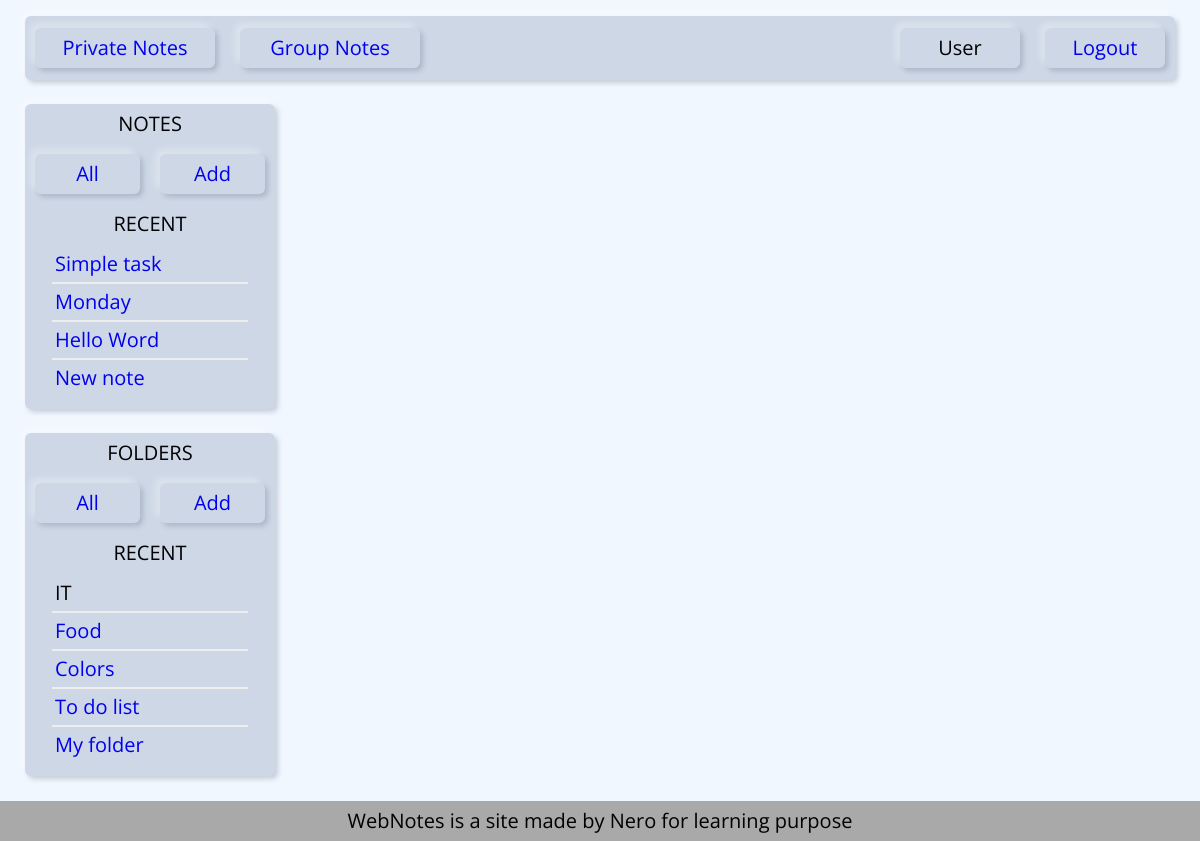
Page /private_folders/user/it/ (signed in) on the committed database.
### notes/models.py (models this page shows, shortened)
class Note(models.Model):
    title = models.CharField(max_length=50)
    slug = models.SlugField(max_length=255, db_index=True)
    content = models.TextField()
    icon = models.ImageField(upload_to='photos/%Y/%m/%d/', blank=True)
    time_created = models.DateTimeField(auto_now_add=True)
    time_updated = models.DateTimeField(auto_now=True)
    user = models.ForeignKey(User, on_delete=models.PROTECT)
    folder = models.ForeignKey('Folder', on_delete=models.CASCADE, blank=True, null=True)
    def __str__(self):
        return self.title
    def get_url(self, template):
        return reverse(template, kwargs={'username': self.user.username, 'note_slug': self.slug})
    def get_absolute_url(self):
        return self.get_url('show_note')
    class Meta:
        ordering = ['-time_updated']

class Folder(models.Model):
    title = models.CharField(max_length=50)
    slug = models.SlugField(max_length=255, db_index=True)
    user = models.ForeignKey(User, on_delete=models.PROTECT)
    time_created = models.DateTimeField(auto_now_add=True)
    time_updated = models.DateTimeField(auto_now=True)
    def __str__(self):
        return self.title
    def get_absolute_url(self):
        return reverse('show_folder', kwargs={'username': self.user.username, 'folder_slug': self.slug})
    class Meta:
        ordering = ['-time_updated']

### notes/views.py (the view)
# urls.py: path('private_folders/<slug:username>/<slug:folder_slug>/', ShowFolder.as_view(), name='show_folder'),
class ShowFolder(LoginRequiredMixin, DataMixin, ListView):
    model = Note
    template_name = 'notes/private_notes.html'
    context_object_name = 'folder_notes'
    def get_context_data(self, *, object_list=None, **kwargs):
        context = super().get_context_data(**kwargs)
        f = Folder.objects.get(user=self.request.user.id, slug=self.kwargs.get('folder_slug', None))
        c_def = self.get_user_context(title='Folder: ' + str(f.title), folder_selected=f.pk, is_folder=True)
        return dict(list(context.items()) + list(c_def.items()))
    def get_queryset(self):
        return Note.objects.filter(user__username=self.kwargs['username'],
                                   folder__slug=self.kwargs['folder_slug']
                                   ).select_related('user').select_related('folder')
    def get(self,  *args, **kwargs):
        try:
            return super().get(self,  *args, **kwargs)
        except Folder.DoesNotExist:
            raise Http404('No such folder')

### notes/utils.py (called while the page is built)
    @staticmethod
    def get_sidebar_manu(context_item, sidebar_menu):
        m = sidebar_menu.copy()
        if len(context_item) == 0:
            m.pop(0)
        return m

    def get_user_context(self, **kwargs):
        context = kwargs
        context['menu'] = menu
        self.kwargs['username'] = self.request.user
        context['sidebar_notes'] = Note.objects.filter(user__username=
                                                       self.kwargs['username']).select_related('user')[:5]
        context['sidebar_folders'] = Folder.objects.filter(user__username=
                                                           self.kwargs['username']).select_related('user')[:5]
        context['sidebar_notes_menu'] = self.get_sidebar_manu(context['sidebar_notes'], sidebar_notes_menu)
        context['sidebar_folder_menu'] = self.get_sidebar_manu(context['sidebar_folders'], sidebar_folder_menu)
        return context

### notes/templates/notes/private_notes.html (shortened to what this page needs)
{% extends 'notes/base.html' %}
{% block sidebar %}
    <aside class="container-sidebar">
            <ul class="sidebar">
                <li class="sidebar-text">notes</li>
                <li class="sidebar-wrapper">
                    {% for m in sidebar_notes_menu %}
                        {% if selected == m.url_name %}
                            <a href="{% url m.url_name %}" class="item sidebar-item selected">{{ m.name }}</a>
                        {% else %}
                            <a href="{% url m.url_name %}" class="item sidebar-item not-selected">{{ m.name }}</a>
                        {% endif %}
                    {% endfor %}
                </li>
                {% if sidebar_notes|length > 0 %}
                    <li class="sidebar-text">recent</li>
                {% endif %}
                {% for n in sidebar_notes %}
                    {% if n.pk == note_selected %}
                        <li class="sidebar-list">{{ n|truncatechars:19 }}</li>
                    {% else %}
                        <li class="sidebar-list"><a href="{{ n.get_absolute_url }}">{{ n|truncatechars:19 }}</a></li>
                    {% endif %}
                    <hr class="sidebar-list-separator">
                {% endfor %}
            </ul>
            <ul class="sidebar">
                <li class="sidebar-text">folders</li>
                <li class="sidebar-wrapper">
                    {% for m in sidebar_folder_menu %}
                        {% if selected == m.url_name %}
                            <a href="{% url m.url_name %}" class="item sidebar-item selected">{{ m.name }}</a>
                        {% else %}
                            <a href="{% url m.url_name %}" class="item sidebar-item not-selected">{{ m.name }}</a>
                        {% endif %}
                    {% endfor %}
                </li>
                {% if sidebar_folders|length > 0 %}
                    <li class="sidebar-text">recent</li>
                {% endif %}
                {% for f in sidebar_folders %}
                    {% if folder_link %}
                        <li class="sidebar-list"><a href="{{ f.get_absolute_url }}">{{ f|truncatechars:19 }}</a></li>
                    {% elif f.pk == folder_selected %}
                        <li class="sidebar-list">{{ f|truncatechars:19 }}</li>
                    {% else %}
                        <li class="sidebar-list"><a href="{{ f.get_absolute_url }}">{{ f|truncatechars:19 }}</a></li>
                    {% endif %}
                    <hr class="sidebar-list-separator">
                {% endfor %}
            </ul>
    </aside>
{% endblock %}

### notes/templates/notes/base.html (shortened to what this page needs)
{% load static %}
<!DOCTYPE html>
<html lang="en">
<head>
    <link href="{% static 'notes/css/styles.css' %}" rel="stylesheet">
</head>
<body>
{% block header %}
<header class="container-header">
    <nav>
        <ul>
            {% if request.user.is_authenticated %}
                {% for m in menu %}
                    <li class="item nav-item not-selected"><a href="{% url m.url_name %}">{{ m.title }}</a></li>
                {% endfor %}
            {% else %}
                <li  class="item nav-item not-selected">WebNotes</li>
            {% endif %}
        </ul>
        <ul>
            {% if request.user.is_authenticated %}
                <li  class="item nav-item-user not-selected">{{ user.username.capitalize }}</li>
                <li  class="item nav-item-user not-selected"><a href="{% url 'logout' %}">Logout</a></li>
            {% else %}
                <li  class="item nav-item-user not-selected"><a href="{% url 'login' %}">Login</a></li>
                <li  class="item nav-item-user not-selected"><a href="{% url 'sign_in' %}">Sign in</a></li>
            {% endif %}
        </ul>
    </nav>
</header>
{% endblock %}
<div class="container-main">
    {% block sidebar %}{% endblock %}
        <div class="container-content-pagination">
            <div class="container-content">
            </div>
        </div>
</div>
<footer>
    <span>WebNotes is a site made by Nero for learning purpose</span>
</footer>
</body>
</html>

### notes/static/notes/css/styles.css (style rules this page uses)
* { box-sizing: border-box; margin: 0; padding: 0; font-size: 20px; line-height: 1; font-family: 'Open Sans', sans-serif; }
body { background: #f1f7ff; }
a { text-decoration: none; }
.container-header { height: 8vh; margin: 2vh 25px 0 25px; padding: 0 10px; }
.container-main { min-height: 85vh; display: flex; }
.container-sidebar { width: 250px; min-width: 250px; margin: 3vh 0 25px 25px; }
.container-content-pagination { width: 100%; display: flex; flex-direction: column; justify-content: space-between; }
.container-content { padding: 3vh 200px 3vh 200px; display: flex; flex-direction: column; }
.pagination, .sidebar, header, .wrapper-content, .wrapper-note { background: #cdd7e6; border-radius: 6px; box-shadow: -5px -5px 7px #ffffff50, 3px 3px 5px rgba(94, 104, 121, 0.288); }
.item { background: #cdd7e6; border-radius: 6px; flex: 1; }
.not-selected { box-shadow: -5px -5px 7px #ffffff50, 3px 3px 5px rgba(94, 104, 121, 0.288); }
header nav { height: 100%; display: flex; justify-content: space-between; align-items: center; }
header ul { height: 100%; display: flex; align-items: center; text-align: center; }
header li { list-style: none; }
.nav-item { width: 180px; margin-right: 25px; padding: 10px; }
.nav-item-user { width: 120px; margin-left: 25px; padding: 10px; list-style: none; }
.sidebar { width: 100%; padding: 10px; display: flex; flex-direction: column; align-items: center; text-align: center; }
.sidebar:first-child { margin-bottom: 3vh; }
.sidebar-text { margin-bottom: 15px; text-transform: uppercase; }
.sidebar-wrapper { width: 100%; display: flex; align-items: center; text-align: center; }
.sidebar li { list-style-type: none; }
.sidebar-item { width: 100%; padding: 10px 0 10px 0; margin: 5px 0 20px 0; }
.sidebar-wrapper .sidebar-item:not(:only-child):first-child { margin-right: 20px; }
.sidebar-list { padding: 5px 20px; align-self: start; }
.sidebar-list-separator { width: 85%; margin: 3px; border: 1px solid #eee; }
footer { width: 100%; height: 5%; min-height: 5vh; position: relative; bottom: 0; display: flex; justify-content: center; align-items: center; background: darkgrey; }

### rows in the picture
Note: title "Simple task"
Note: title "Monday"
Note: title "Hello Word"
Note: title "New note"
Folder: title "IT"
Folder: title "Food"
Folder: title "Colors"
Folder: title "To do list"
Folder: title "My folder"

### other values in the picture
{{ m.title }} "Private Notes" "Group Notes"
{{ user.username.capitalize }} "User"
{{ m.name }} "All" "Add"
